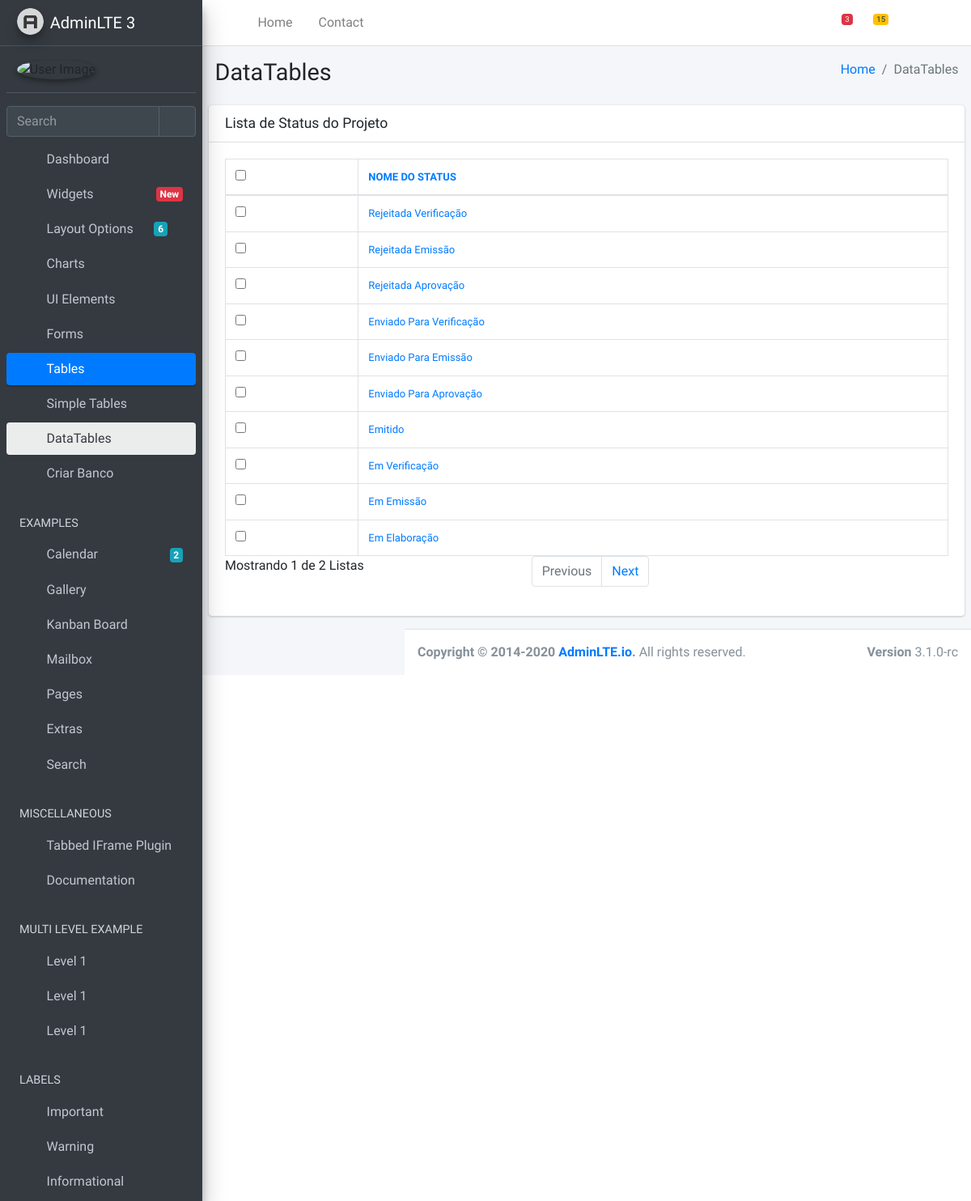
Page /status/ on the earlier database version.
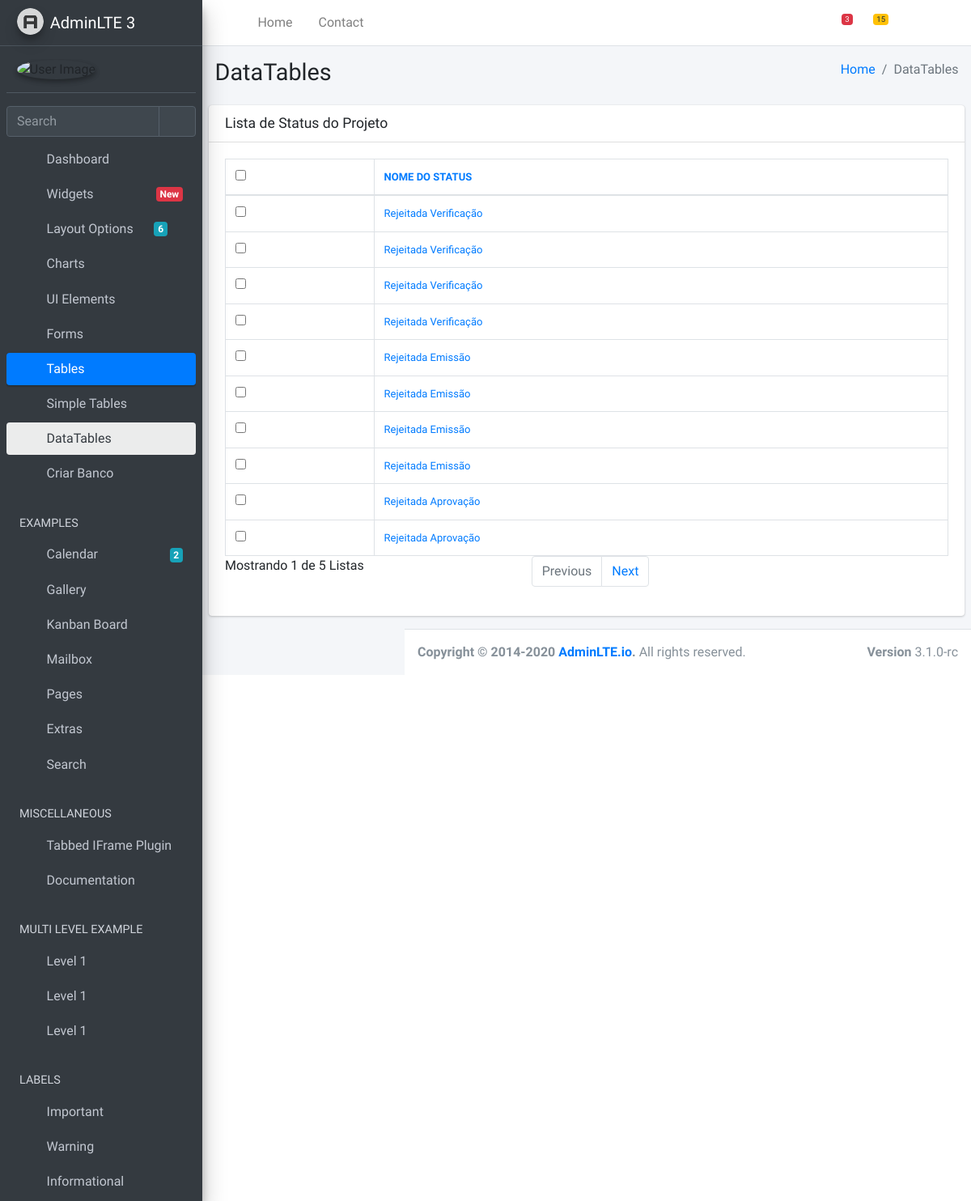
Same page on the later database version.
### documentation/models.py (models this page shows, shortened)
class StatusDoc(models.Model): #Lista de Status do Projeto
    doc_status = models.CharField(max_length=50)
    created_st = models.DateTimeField(auto_now_add=True)
    update_st = models.DateTimeField(auto_now=True)

### documentation/views.py (the view)
# urls.py: path('status/', views.Statuslist, name='status-list'),
def Statuslist(request):
    Status = StatusDoc.objects.all().order_by('-doc_status')
    paginator = Paginator(Status, 10)
    page = request.GET.get('page')
    StatusDocs = paginator.get_page(page)
    return render(request, 'documentation/status-doc.html', {'StatusDocs': StatusDocs})

### documentation/templates/documentation/status-doc.html (shortened to what this page needs)
{% extends 'base.html' %}
{% block content %}
<section class="content">
    <div class="row">
      <div class="col-12">
        <div class="card">
          <div class="card-header">
            <h3 class="card-title">Lista de Status do Projeto</h3>
          </div>
          <div class="card-body">
             <table id="example2" class="table table-bordered table-hover">
              <thead>
              <tr name="selected">
                <th scope="col"  class="action-checkbox-column">
                    <div class="text"><span><input type="checkbox" name="_selected" value="All" id="action-toggle"></span></div>
                </th>
                <th scope="col"  class="column-__str__">
                    <div class="text"><a href="X">NOME DO STATUS</a></div>
                </th>
              </tr>
              </thead>
              <tbody>
                {% for status in StatusDocs %}
                <tr>
                    <td class="action-checkbox"><input type="checkbox" name="action" value="{{doc.id}}" class="action-select" id="selected">
                    <td class="field-project_name"><a href="#">{{status.doc_status}}</a></td>
                </tr>
                {% endfor %}
              </tbody>
            </table>
            <div class="row"><div class="col-sm-12 col-md-5">
                <div class="dataTables_info" id="example1_info" role="status" aria-live="polite">Mostrando {{ StatusDocs.number }} de {{ StatusDocs.paginator.num_pages }} Listas</div>
            </div>
            <div class="col-sm-12 col-md-7"><div class="dataTables_paginate paging_simple_numbers" id="example1_paginate">
                <ul class="pagination">
                    {% if StatusDocs.has_next %}
                      <li class="paginate_button page-item previous disabled" id="example1_previous"><a href="#" aria-controls="example1" data-dt-idx="0" tabindex="0" class="page-link">Previous</a></li>
                      <li class="paginate_button page-item next" id="example1_next"><a href="?page={{ StatusDocs.next_page_number }}" aria-controls="example1" data-dt-idx="7" tabindex="0" class="page-link">Next</a></li>
                    {% endif %}
                </ul>
            </div>
        </div>
      </div>
    </div>
  </div>
</section>
{% endblock %}

Differences in the rows shown:
no longer on this page (row unchanged): StatusDoc: doc_status "Enviado Para Verificação"
no longer on this page (row unchanged): StatusDoc: doc_status "Enviado Para Emissão"
no longer on this page (row unchanged): StatusDoc: doc_status "Enviado Para Aprovação"
no longer on this page (row unchanged): StatusDoc: doc_status "Emitido"
no longer on this page (row unchanged): StatusDoc: doc_status "Em Verificação"
no longer on this page (row unchanged): StatusDoc: doc_status "Em Emissão"
no longer on this page (row unchanged): StatusDoc: doc_status "Em Elaboração"
added StatusDoc: doc_status "Rejeitada Verificação"
added StatusDoc: doc_status "Rejeitada Verificação"
added StatusDoc: doc_status "Rejeitada Verificação"
added StatusDoc: doc_status "Rejeitada Emissão"
added StatusDoc: doc_status "Rejeitada Emissão"
added StatusDoc: doc_status "Rejeitada Emissão"
added StatusDoc: doc_status "Rejeitada Aprovação"
Other differences:
{{ StatusDocs.paginator.num_pages }}: "2" → "5"
